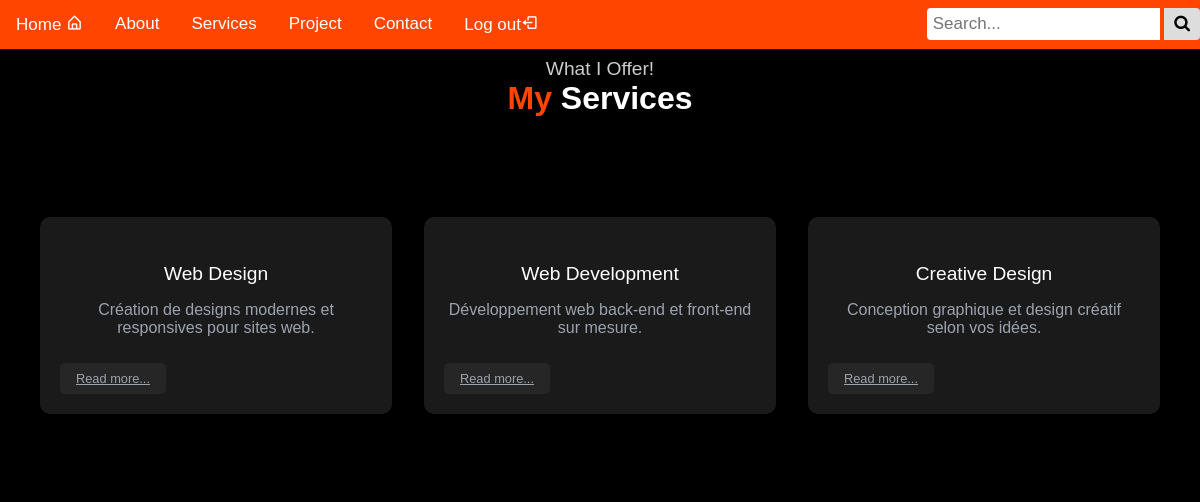
The app's page /service.php with its own data.
### tables this page shows
CREATE TABLE `services` (
  `id` int(11) NOT NULL,
  `title` varchar(100) NOT NULL,
  `description` text NOT NULL,
  `link` varchar(255) DEFAULT NULL
);

### service.php (the view, shortened to what this page needs)
<?php
$servername = "localhost";
$username = "root";
$password = "";
$dbname = "inscription_db";
$conn = new mysqli($servername, $username, $password, $dbname);
$search = isset($_GET['q']) ? trim($_GET['q']) : '';
$search = strtolower($search);
$sql = "SELECT * FROM services";
$result = $conn->query($sql);
?>
<!DOCTYPE html>
<html lang="fr">
<head>
  <link href='https://unpkg.com/boxicons@2.1.4/css/boxicons.min.css' rel='stylesheet'>
  <link rel="stylesheet" href="styles.css" />
  <link rel="stylesheet" href="https://cdn.jsdelivr.net/npm/remixicon@3.0.0/fonts/remixicon.css">
  <link rel="stylesheet" href="https://cdnjs.cloudflare.com/ajax/libs/font-awesome/4.7.0/css/font-awesome.min.css">
  <link href='https://unpkg.com/boxicons@2.1.4/css/boxicons.min.css' rel='stylesheet'>
</head>
<body>
  <div class="topnav" id="myTopnav">
    <a href="home.html" class="active">Home <i class='bx bx-home-alt'></i></a>
    <a href="about.html">About</a>
    <a href="service.php">Services</a>
    <a href="poject.php">Project</a>
    <a href="contact.php">Contact</a>
    <a href="index.php">Log out<i class='bx bx-log-out'></i></a>
    <div class="search-container">
      <form action="" method="GET">
        <input type="text" placeholder="Search..." name="q" value="<?php echo htmlspecialchars($search); ?>">
        <button type="submit"><i class="fa fa-search"></i></button>
      </form>
    </div>
  </div>
  <br>
  <section class="service">
    <div class="section__container service__container">
      <p class="section__subtitle">What I Offer!</p>
      <h2 class="section__title"><span>My</span> Services</h2>
      <div class="service__grid">
        <?php
        if ($result->num_rows > 0) {
          while($row = $result->fetch_assoc()) {
            echo "<div class='service__card'>";
            echo "<h4>" . htmlspecialchars($row["title"]) . "</h4>";
            echo "<p>" . htmlspecialchars($row["description"]) . "</p>";
            echo "<a  href='" . htmlspecialchars($row["link"]) . "' class='read__more' >Read more...</a>";
            echo "</div>";
          }
        } else {
          echo "<p>Aucun service trouvé.</p>";
        }
        ?>
      </div>
    </div>
  </section>
</body>
</html>

### styles.css (style rules this page uses)
:root { --primary-color: #000000; --secondary-color: #ff4e05; --secondary-color-dark: #bf3900; --text-dark: #0d1319; --text-light: #9ca3af; --white: #ffffff; --max-width: 1200px; }
* { padding: 0; margin: 0; box-sizing: border-box; }
.section__container { max-width: var(--max-width); margin: auto; padding: 5rem 1rem; }
.section__title { font-size: 2rem; font-weight: 600; text-align: center; }
.section__title span { color: var(--secondary-color); }
.section__subtitle { font-size: 1rem; font-weight: 500; text-align: center; }
a { text-decoration: none; color: var(--white); }
body { color: var(--white); font-family: "Poppins", sans-serif; }
.service, footer { background-color: var(--primary-color); }
.service__grid, .project__grid { display: grid; grid-template-columns: repeat(1, 1fr); gap: 1rem; margin-top: 5rem; }
.service__card { display: grid; align-items: flex-start; gap: 1rem; padding: 2rem; background-color: var(--text-dark); border-radius: 5px; }
.service__card h4 { font-size: 1.2rem; font-weight: 500; }
.service__card p { color: var(--text-light); }
.service__card .read__more { width: max-content; padding: 0.5rem 1rem; color: var(--text-light); font-size: 0.8rem; border-radius: 5px; background-color: rgba(255, 255, 255, 0.05); cursor: pointer; }
@media (min-width: 480px) { .section__title { font-size: 2.5rem; } }
@media (min-width: 480px) { .service__grid, .project__grid { grid-template-columns: repeat(2, 1fr); gap: 2rem; } }
@media (min-width: 768px) { .service__grid, .project__grid { grid-template-columns: repeat(3, 1fr); } }
.topnav { position: fixed; width: 100%; overflow: hidden; background-color: orangered; }
.topnav a { float: left; display: block; color: #f2f2f2; text-align: center; padding: 14px 16px; font-size: 17px; }
.topnav a.active { border-radius: 10px; }

### service.php (style rules this page uses)
body { background-color: black; background-size: cover; color: white; font-family: Arial, sans-serif; margin: 0; padding: 0; }
.topnav { background-color: orangered; overflow: hidden; }
.topnav a { float: left; display: block; color: white; text-align: center; padding: 14px 16px; text-decoration: none; }
.topnav .search-container { float: right; }
.topnav .search-container input[type=text] { padding: 6px; margin-top: 8px; font-size: 17px; border: none; border-radius: 4px 0 0 4px; }
.topnav .search-container button { padding: 6px 10px; margin-top: 8px; background: #ddd; font-size: 17px; border: none; cursor: pointer; border-radius: 0 4px 4px 0; }
.section__container { padding: 40px 20px; text-align: center; }
.section__subtitle { font-size: 1.2rem; color: #ccc; }
.section__title { font-size: 2rem; margin-bottom: 30px; }
.section__title span { color: orangered; }
.service__grid { display: grid; gap: 2rem; grid-template-columns: repeat(auto-fit, minmax(250px, 1fr)); padding: 20px; }
.service__card { background-color: #1a1a1a; padding: 20px; border-radius: 10px; transition: transform 0.3s; }
.read__more { color: orangered; display: inline-block; margin-top: 10px; text-decoration: underline; }

### records on screen
services: title "Web Design", description "Création de designs modernes et responsives pour sites web."
services: title "Web Development", description "Développement web back-end et front-end sur mesure."
services: title "Creative Design", description "Conception graphique et design créatif selon vos idées."
